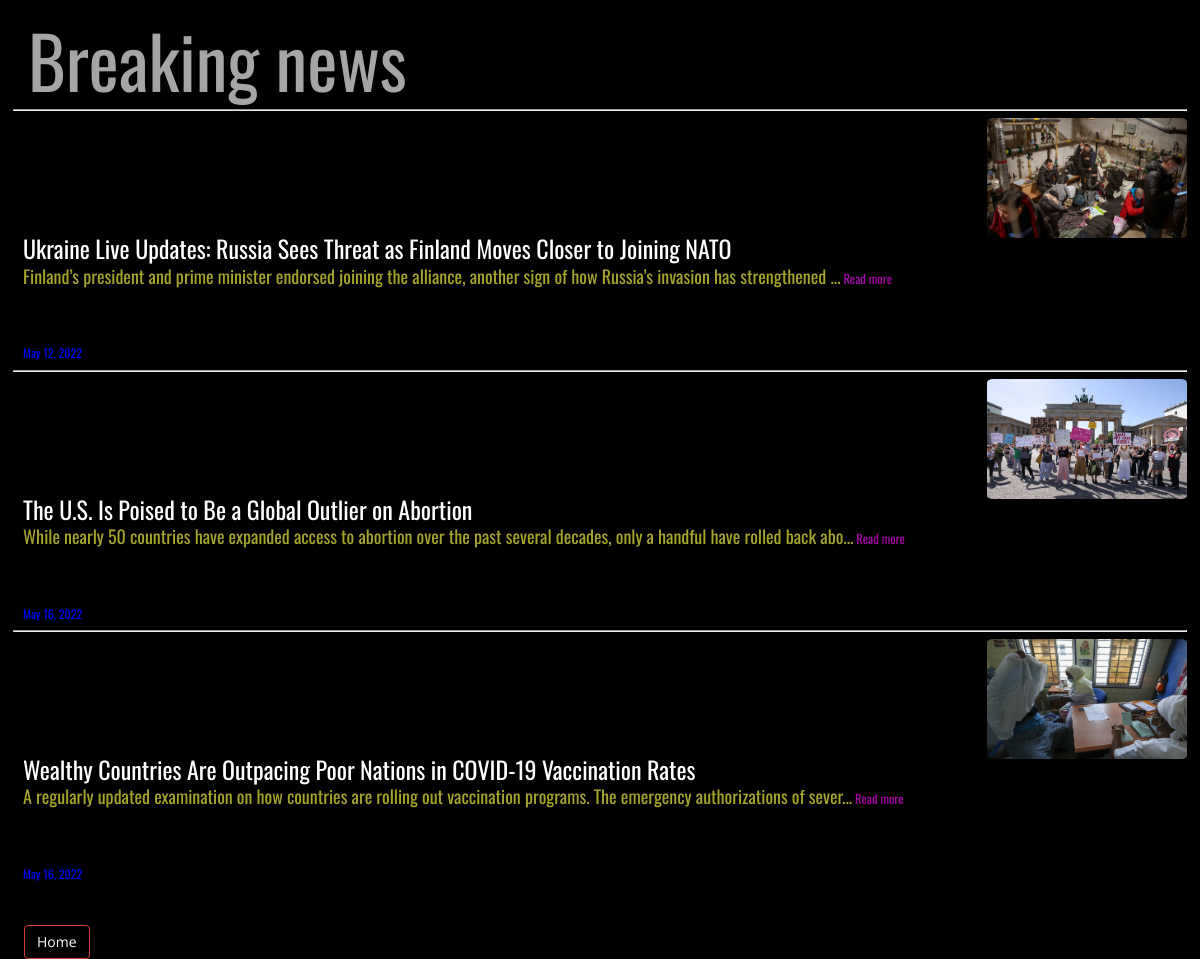
Page /news on the committed database.
### travello/models.py (models this page shows, shortened)
class News(models.Model):
    image=models.ImageField(upload_to='pics')
    title=models.CharField(max_length=100)
    desc=models.TextField()
    date=models.DateField(default=timezone.now)
    def shorten(self):
        return self.desc[:125]

### travello/views.py (the view)
# urls.py: path('news',Newss,name='news'),
def Newss(request):
    news=News.objects.all()
    return render(request,'news.html',{'news':news})

### templates/news.html (shortened to what this page needs)
{% load static %}
<!DOCTYPE html>
<head>
    <link rel="stylesheet", type="text/css", media="screen" href="{% static 'bootstrap/css/main.css' %}">
    <link rel ="stylesheet"href="{% static 'bootstrap/css/bootstrap.min.css' %}"/>
    <link href="{% static 'plugins/font-awesome-4.7.0/css/font-awesome.min.css' %}" rel="stylesheet" type="text/css">
    <link rel="stylesheet" type="text/css" href="{% static 'plugins/OwlCarousel2-2.2.1/owl.carousel.css' %}">
    <link rel="stylesheet" type="text/css" href="{% static 'plugins/OwlCarousel2-2.2.1/owl.theme.default.css' %}">
    <link rel="stylesheet" type="text/css" href="{% static 'plugins/OwlCarousel2-2.2.1/animate.css' %}">
    <link rel="stylesheet" type="text/css" href="{% static 'styles/css/main_styles.css' %}">
    <link rel="stylesheet" type="text/css" href="{% static 'styles/css/responsive.css' %}">
    <link rel="stylesheet" type="text/css" href="{% static 'styles/css/style.css' %}">
    <link rel="stylesheet" href="{% static 'styles/css/news.css' %}">
</head>
<body style="background-color:black ;">
<h1>Breaking news</h1>
    {% for i in news %}
<div class="row">
    <hr>
    <img class="surat" style="border-radius:3% ;" src="{{i.image.url}}" width="200" height="120">
        <div class="letter">
            <h4 style="margin-top:-3px; color: white; margin-right: 50px; width: 940px;"> {{i.title }}</h4><br>
            <h5 style="margin-top:-25px; margin-right: 50px; width: 940px; color: rgb(165, 165, 46);"> {{i.shorten}}...<a href="{% url 'eachnews' i.id %}" style="font-size:70%; ">  Read more</a></h5>
            <h6 style="margin-top:60px;color: blue; ">{{i.date}}</h6>
        </div>
</div>
    {% endfor %}
    <a href="/" ><input type="button" style="background-color:black ;margin-left: -4px; margin-top:35px" class="btn btn-danger" onclick="" value="Home"></a>
</body>

### static/styles/css/main_styles.css (style rules this page uses)
* { margin: 0; padding: 0; -webkit-font-smoothing: antialiased; -webkit-text-shadow: rgba(0,0,0,.01) 0 0 1px; text-shadow: rgba(0,0,0,.01) 0 0 1px; }
body { font-family: 'Open Sans', sans-serif; font-size: 14px; font-weight: 400; background: #FFFFFF; color: #a5a5a5; }
div { display: block; position: relative; -webkit-box-sizing: border-box; -moz-box-sizing: border-box; box-sizing: border-box; }
a, a:hover, a:visited, a:active, a:link { text-decoration: none; -webkit-font-smoothing: antialiased; -webkit-text-shadow: rgba(0,0,0,.01) 0 0 1px; text-shadow: rgba(0,0,0,.01) 0 0 1px; }
h1 { font-size: 72px; }
h4 { font-size: 24px; }
h5 { font-size: 18px; }
h1, h2, h3, h4, h5, h6 { font-family: 'Oswald', sans-serif; font-weight: 400; -webkit-font-smoothing: antialiased; -webkit-text-shadow: rgba(0,0,0,.01) 0 0 1px; text-shadow: rgba(0,0,0,.01) 0 0 1px; }

### static/styles/css/news.css (style rules this page uses)
a { text-decoration: none; color: #AA00AA; }

### templates/news.html (style rules this page uses)
.letter { float: left; top: 0; margin-left:0; margin-left: 10px; }
.surat { float: right; }
hr { display: block; margin-top: 0em; margin-bottom: 0.5em; margin-left: auto; margin-right: auto; border-style: inset; border-width: 1px; }

### rows in the picture
News: image (picture), title "Ukraine Live Updates: Russia Sees Threat as Finland Moves Closer to Joining NATO", shorten "Finland’s president and prime minister endorsed joining the alliance, another sign of how Russia’s invasion has strengthened", date "May 12, 2022"
News: image (picture), title "The U.S. Is Poised to Be a Global Outlier on Abortion", shorten "While nearly 50 countries have expanded access to abortion over the past several decades, only a handful have rolled back abo", date "May 16, 2022"
News: image (picture), title "Wealthy Countries Are Outpacing Poor Nations in COVID-19 Vaccination Rates", shorten "A regularly updated examination on how countries are rolling out vaccination programs. The emergency authorizations of sever", date "May 16, 2022"
